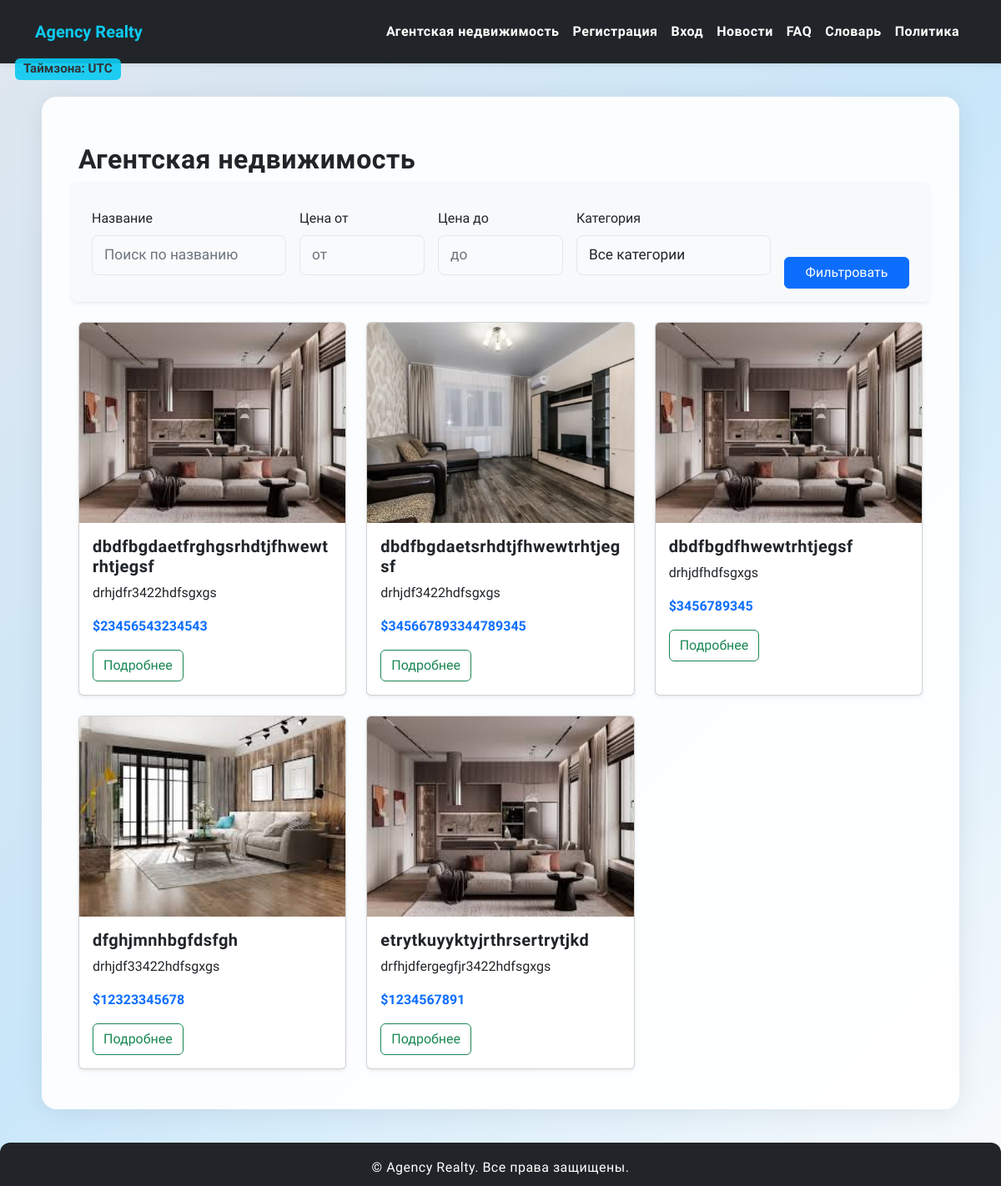
The page /realties/ on the database as committed earlier.
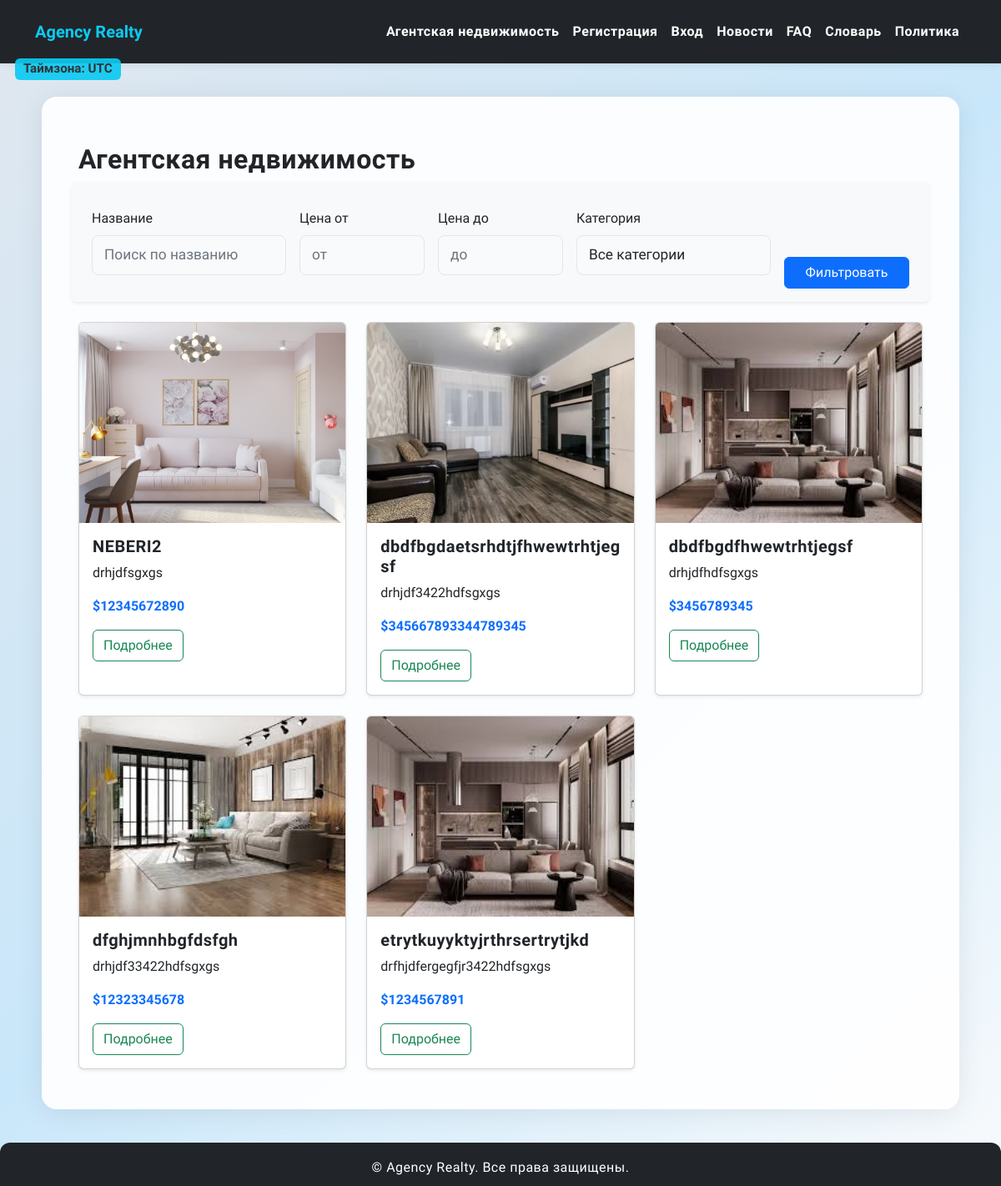
The same page on the database as committed later.
### agency/models.py (models this page shows, shortened)
class Realty(models.Model):
    name = models.CharField(max_length=255)
    slug = models.SlugField(max_length=255, unique=True, db_index=True)
    description = models.TextField(blank=True)
    price = models.IntegerField()
    photo = models.ImageField(upload_to="photos")
    cat = models.ForeignKey('Category', on_delete=models.PROTECT)
    owner = models.ForeignKey('User',on_delete=models.PROTECT, related_name="Owner")
    landlord = models.ForeignKey('User', blank=True, null=True, on_delete=models.SET_NULL, related_name="Landbord")
    created_at = models.DateTimeField(default=django.utils.timezone.now)
    updated_at = models.DateTimeField(null=True, blank=True,auto_now=True)
    rented_at = models.DateTimeField(null=True, blank=True)
    address = models.ForeignKey('Address',  on_delete=models.PROTECT)
    is_sold = models.BooleanField(default=False)
    def get_absolute_url(self):
        return reverse('realty', kwargs={'realty_slug': self.slug})

class Address(models.Model):
    id = models.AutoField(primary_key=True)
    state = models.CharField(max_length=100)
    city = models.CharField(max_length=100)
    address = models.CharField(max_length=100)

### agency/views.py (the view)
# urls.py: path('realties/', views.RealtyListView.as_view(), name='realties'),
class RealtyListView(ListView):
    template_name = 'agency/realties.html'
    context_object_name = 'realties'
    def get_queryset(self):
        realties = Realty.objects.filter(is_sold=False)
        category_id = self.request.GET.get('category')
        if category_id:
            realties = realties.filter(cat_id=category_id)
        realties = filter_sort_realties(self.request, realties)
        return realties
    def get_context_data(self, **kwargs):
        context = super().get_context_data(**kwargs)
        from .models import Category
        context['categories'] = Category.objects.all()
        return context

### agency/templatetags/agency_tags.py (called while the page is built)
@register.simple_tag(name='is_employee')
def is_employee(user):
    return user in get_all_employees()

### agency/utils.py (called while the page is built, shortened)
def get_ip_adress(request):
    if settings.DEBUG:
        try:
            response = requests.get('https://api.ipify.org/?format=json', timeout=2)
            response.raise_for_status()
            my_ip = response.json().get('ip', None)
            return my_ip
        except Exception:
            return '127.0.0.1'

def get_info_user_by_ip(ip):
    try:
        response = requests.get(f'https://ipinfo.io/{ip}/geo', timeout=2)
        response.raise_for_status()
        return response.json()
    except Exception:
        return {}

def get_all_employees():
    employee_group = Group.objects.filter(name='Employee').first()
    if not employee_group:
        return User.objects.none()
    return User.objects.filter(groups=employee_group)

    def __call__(self, request):
        tzname = request.session.get("django_timezone")
        if tzname:
            timezone.activate(zoneinfo.ZoneInfo(tzname))
        else:
            response = get_info_user_by_ip(get_ip_adress(request))
            if 'timezone' in response:
                tzname = response['timezone']
            else:
                tzname = settings.TIME_ZONE
            request.session["django_timezone"] = tzname
            timezone.activate(zoneinfo.ZoneInfo(tzname))
        response = self.get_response(request)
        return response

    def process_template_response(self, request, response):
        if hasattr(response,'context_data'):
            tzname = request.session.get("django_timezone")
            c = calendar.TextCalendar()
            today = datetime.datetime.now(zoneinfo.ZoneInfo(tzname))
            s = c.formatmonth(today.year, today.month)
            if response.context_data:
                response.context_data['calendar'] = s
            else:
                response.context_data = {'calendar': s}
        return response

### agency/templates/agency/realties.html (shortened to what this page needs)
{% extends 'agency/base.html' %}
{%load static %}
{% block content %}
<div class="container mt-4">
	<h2 class="mb-4">Агентская недвижимость</h2>
	<form method="get" class="row g-3 align-items-end mb-4 p-3 bg-light rounded shadow-sm">
		<div class="col-md-3">
			<label for="search_name" class="form-label">Название</label>
			<input type="text" class="form-control" id="search_name" name="search_name" value="{{ request.GET.search_name|default:'' }}" placeholder="Поиск по названию">
		</div>
		<div class="col-md-2">
			<label for="min_price" class="form-label">Цена от</label>
			<input type="number" class="form-control" id="min_price" name="min_price" min="0" value="{{ request.GET.min_price|default:'' }}" placeholder="от">
		</div>
		<div class="col-md-2">
			<label for="max_price" class="form-label">Цена до</label>
			<input type="number" class="form-control" id="max_price" name="max_price" min="0" value="{{ request.GET.max_price|default:'' }}" placeholder="до">
		</div>
		<div class="col-md-3">
			<label for="category" class="form-label">Категория</label>
			<select class="form-select" id="category" name="category">
				<option value="">Все категории</option>
			</select>
		</div>
		<div class="col-md-2 d-grid">
			<button type="submit" class="btn btn-primary">Фильтровать</button>
		</div>
	</form>
	<div class="row">
		{% for realty in realties %}
		<div class="col-md-4 mb-4">
			<div class="card h-100 shadow-sm">
				<img src="{{ realty.photo.url }}" class="card-img-top" alt="{{ realty.name }}" style="height: 240px; object-fit: cover;">
				<div class="card-body">
					<h5 class="card-title">{{ realty.name }}</h5>
					<p class="card-text">{{ realty.address.city }}</p>
					<p class="card-text fw-bold text-primary">${{ realty.price }}</p>
					<a href="{{ realty.get_absolute_url }}" class="btn btn-outline-success">Подробнее</a>
				</div>
			</div>
		</div>
		{% empty %}
		<div class="col-12 text-center text-muted py-5">Нет объектов по выбранным фильтрам.</div>
		{% endfor %}
	</div>
</div>
{% endblock %}

### agency/templates/agency/base.html (shortened to what this page needs)
{% load static %}
{% load agency_tags %}
{% load tz %}
<!doctype html>
<html lang="en">
<head>
    <link rel="stylesheet" href="https://cdn.jsdelivr.net/npm/bootstrap@5.2.3/dist/css/bootstrap.min.css">
    <link rel="stylesheet" href="{% static 'agency/css/main.css' %}">
</head>
<body>
<div style="position:fixed;top:70px;left:18px;z-index:1050;">
  <span class="badge bg-info text-dark" style="font-size:0.95rem;opacity:0.92;">Таймзона: {{ request.session.django_timezone|default:"UTC" }}</span>
</div>
<nav class="navbar navbar-expand-lg main-nav">
  <div class="container">
    <a class="navbar-brand fw-bold text-info" href="{% url 'main' %}">Agency Realty</a>
    <div class="collapse navbar-collapse" id="navbarNav">
      <ul class="navbar-nav ms-auto mb-2 mb-lg-0">
        {% is_employee request.user as is_emp %}
        {% if request.user.is_superuser %}
          <li class="nav-item"><a class="nav-link lk" href="{% url 'admin_info' %}">Admin Info</a></li>
          <li class="nav-item"><a class="nav-link lk" href="{% url 'news' %}">Новости</a></li>
          <li class="nav-item"><a class="nav-link lk" href="{% url 'faq' %}">FAQ</a></li>
          <li class="nav-item"><a class="nav-link lk" href="{% url 'glossary' %}">Словарь</a></li>
          <li class="nav-item"><a class="nav-link lk" href="{% url 'privacy' %}">Политика</a></li>
          <li class="nav-item"><a class="nav-link lk" href="{% url 'logout' %}">Logout</a></li>
        {% else %}
          <li class="nav-item"><a class="nav-link lk" href="{% url 'realties' %}">Агентская недвижимость</a></li>
          {% if request.user.is_authenticated %}
            <li class="nav-item"><a class="nav-link lk" href="{{request.user.get_absolute_url}}">Профиль</a></li>
            <li class="nav-item"><a class="nav-link lk" href="{% url 'news' %}">Новости</a></li>
            <li class="nav-item"><a class="nav-link lk" href="{% url 'faq' %}">FAQ</a></li>
            <li class="nav-item"><a class="nav-link lk" href="{% url 'glossary' %}">Словарь</a></li>
            <li class="nav-item"><a class="nav-link lk" href="{% url 'privacy' %}">Политика</a></li>
            <li class="nav-item"><a class="nav-link lk" href="{% url 'logout' %}">Выйти</a></li>
          {% else %}
            <li class="nav-item"><a class="nav-link lk" href="{% url 'register' %}">Регистрация</a></li>
            <li class="nav-item"><a class="nav-link lk" href="{% url 'login' %}">Вход</a></li>
            <li class="nav-item"><a class="nav-link lk" href="{% url 'news' %}">Новости</a></li>
            <li class="nav-item"><a class="nav-link lk" href="{% url 'faq' %}">FAQ</a></li>
            <li class="nav-item"><a class="nav-link lk" href="{% url 'glossary' %}">Словарь</a></li>
            <li class="nav-item"><a class="nav-link lk" href="{% url 'privacy' %}">Политика</a></li>
          {% endif %}
        {% endif %}
      </ul>
    </div>
  </div>
</nav>
<div class="container-main">
  {% block content %}{% endblock %}
</div>
<footer>
  <div>© {{ now|date:"Y" }} Agency Realty. Все права защищены.</div>
</footer>
</body>
</html>

### agency/static/agency/css/main.css (style rules this page uses)
.navbar { padding: 18px; }
.navbar-nav .nav-link { color: gray; transition: color 0.2s ease-in-out; }
.form-control, .form-select { border-radius: 8px; border: 1.5px solid #e0e7ef; box-shadow: none; font-size: 1.08rem; padding: 10px 14px; margin-bottom: 16px; background: #f8fafc; transition: border 0.2s; }
h1, h2, h3, h4, h5, h6 { font-family: 'Montserrat', Arial, sans-serif; font-weight: 700; color: #212529; letter-spacing: 0.5px; }
a { color: #0d6efd; text-decoration: none; transition: color 0.2s; }

### agency/templates/agency/base.html (style rules this page uses)
body { background: linear-gradient(135deg, #e0e7ef 0%, #c9e7fa 50%, #f8fafc 100%); min-height: 100vh; font-family: 'Montserrat', Arial, sans-serif; position: relative; overflow-x: hidden; }
.main-nav { background: #212529; box-shadow: 0 2px 8px rgba(0,0,0,0.07); }
.navbar .nav-link.lk { color: #fff !important; font-weight: 600; letter-spacing: 0.5px; transition: color 0.2s; }
.container-main { max-width: 1100px; margin: 40px auto 0 auto; background: rgba(255,255,255,0.92); border-radius: 18px; box-shadow: 0 4px 32px rgba(0,0,0,0.08); padding: 32px 32px 24px 32px; min-height: 70vh; position: relative; z-index: 1; }
footer { background: #212529; color: #fff; text-align: center; padding: 18px 0 10px 0; margin-top: 40px; border-radius: 12px 12px 0 0; font-size: 1rem; letter-spacing: 0.5px; }

Rows that differ between the two databases and show on the page:
no longer on this page (row edited): Realty: photo (picture), name "dbdfbgdaetfrghgsrhdtjfhwewtrhtjegsf", address.city "drhjdfr3422hdfsgxgs", price "23456543234543"
added Realty: photo (picture), name "NEBERI2", address.city "drhjdfsgxgs", price "12345672890"
